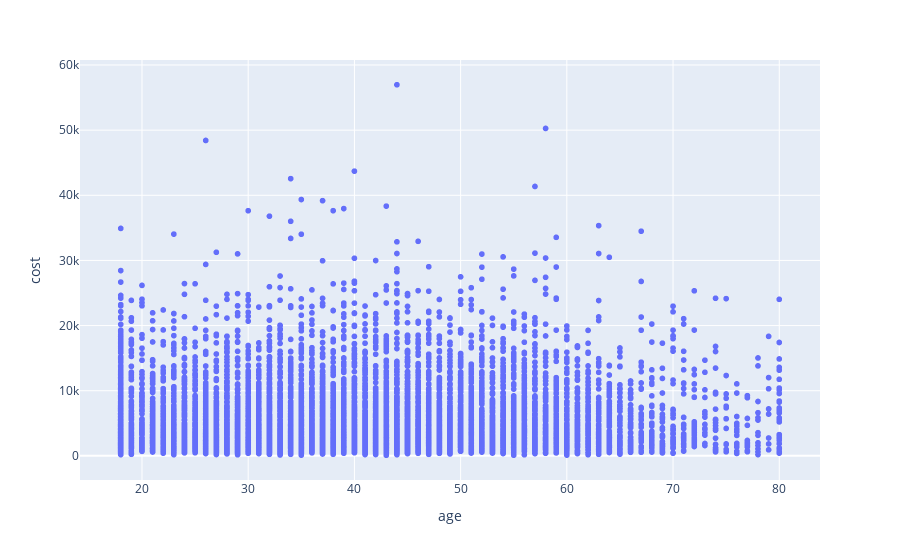

The notebook cell saved with this chart:
### Code cell
px.scatter(travel_dataset, x="age", y="cost")

### Figure 1 — Plotly figure (JSON) as saved in the notebook; plotly's stock layout.template omitted (floating-point values rounded to 4 significant figures; data arrays with more than 128 entries replaced by an {"elided": "..."} marker saying what was removed)
{"data": [{"hovertemplate": "age=%{x}<br>cost=%{y}<extra></extra>", "legendgroup": "", "marker": {"color": "#636efa", "symbol": "circle"}, "mode": "markers", "name": "", "showlegend": false, "type": "scattergl", "x": {"elided": "10000 int values"}, "xaxis": "x", "y": {"elided": "10000 float values"}, "yaxis": "y"}], "layout": {"legend": {"tracegroupgap": 0}, "margin": {"t": 60}, "xaxis": {"anchor": "y", "domain": [0, 1], "title": {"text": "age"}}, "yaxis": {"anchor": "x", "domain": [0, 1], "title": {"text": "cost"}}}}
